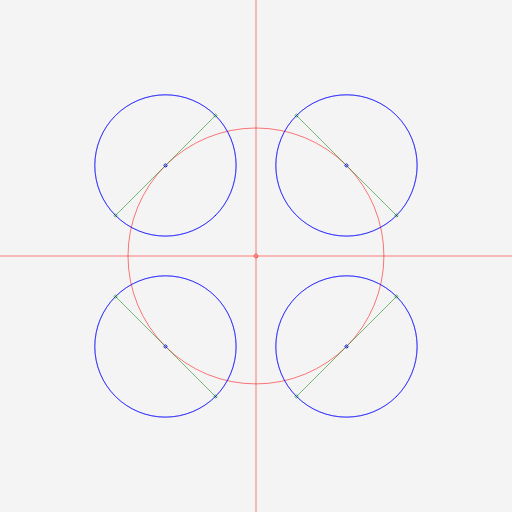
Frame 1 (no input)
Frame 2 (the mouse pressed at the canvas centre, redrawn once): identical to frame 1, image omitted

The p5.js sketch that drew this single still picture (run headless with seeded random() and noise() and a simulated clock; the mouse was pressed at the canvas centre and the sketch redrawn once):

// p5.js sketch
// ── sketch.js
var WIDTH = 512,
  HEIGHT = 512,
  radius = WIDTH * 0.25,
  handleRate = 0.55228

function setup() {
  createCanvas(WIDTH, HEIGHT)
  pixelDensity(1)
}

function draw() {
  background(244)

  stroke("red")
  strokeWeight(0.5)
  line(width / 2, 0, width / 2, height)
  line(0, height / 2, width, height / 2)

  translate(width / 2, height / 2)
  rotate(PI / 4)

  stroke("red")
  noFill()

  circle(0, 0, 4)
  circle(0, 0, radius * 2)

  beginShape()
  vertex(cos(0) * radius, sin(0) * radius)
  for (var i = 0; i < 4; i++) {
    var r1 = (TWO_PI * i) / 4,
      x1 = cos(r1) * radius,
      y1 = sin(r1) * radius,
      x2 = x1 + cos(r1 + PI / 2) * radius * handleRate,
      y2 = y1 + sin(r1 + PI / 2) * radius * handleRate,
      r2 = (TWO_PI * (i + 1)) / 4,
      x4 = cos(r2) * radius,
      y4 = sin(r2) * radius,
      x3 = x4 + cos(r2 - PI / 2) * radius * handleRate,
      y3 = y4 + sin(r2 - PI / 2) * radius * handleRate

    stroke("blue")
    circle(x1, y1, 3)
    circle(x1, y1, radius * handleRate * 2)
    circle(x4, y4, 3)
    circle(x4, y4, radius * handleRate * 2)

    stroke("green")
    circle(x2, y2, 3)
    circle(x3, y3, 3)
    line(x1, y1, x2, y2)
    line(x3, y3, x4, y4)
  }

  endShape(CLOSE)

  noLoop()
}
